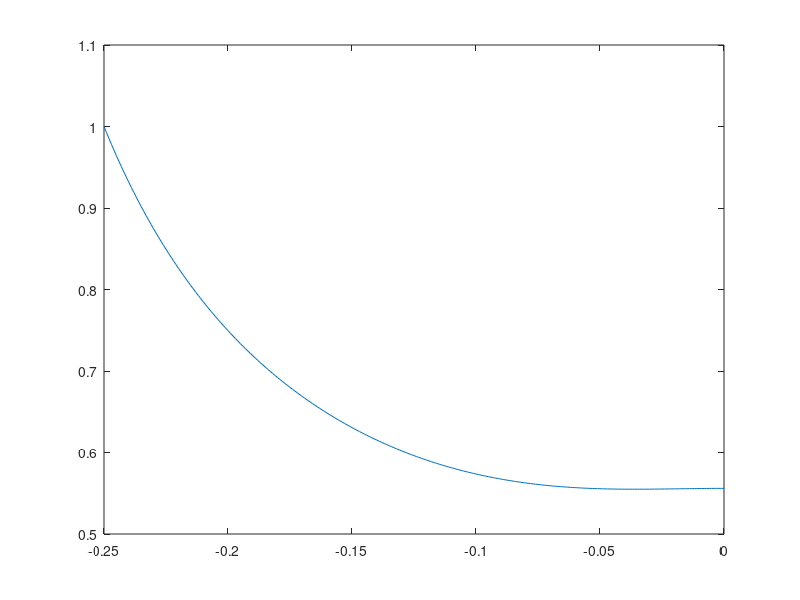
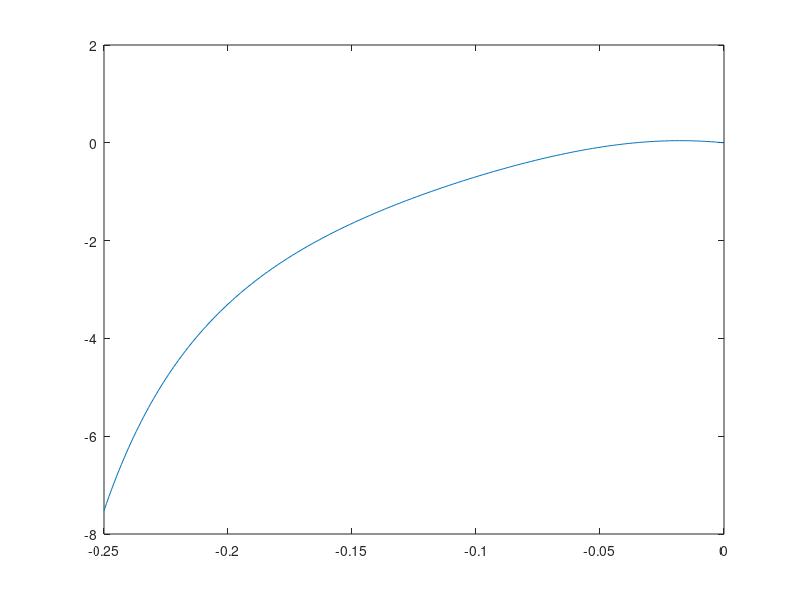
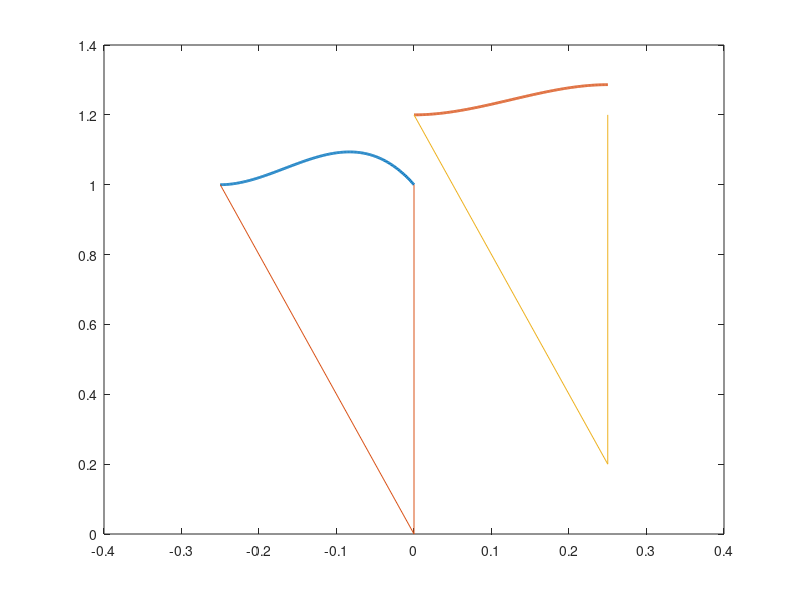

Write MATLAB code to recreate these figures, in order. (Note: this script raises an error after producing the figures.)
clc;clear;close all;
g=9.81;

fstConst= [1 0 0 0];
fstObj =  1.0;
maxHeight=1.1;
maxLengthSquared=1.15^2;
stepUp=0.2;

%% First step
x=-0.25;
z=1;
dx=1.0;
dz=0.0;

X0=[x:0.001:0];
zf = 1.0;
dxf= 0;

energyICP = dx*dx-g*x*x/z;
if(energyICP<0)
    energyICP=0.0;
end
dxfICP = sqrt(energyICP);
dx0I = dx + x*sqrt(2*g*(maxHeight-z))/z;
xHeight = x + dx0I*(sqrt(2*g*(maxHeight-z))/g);
energyLimit = dx0I*dx0I-g*xHeight*xHeight/z;
if(energyLimit<0)
    energyLimit=0;
end
dxfLimit = sqrt(energyLimit);

dxf=dxfLimit;
alpha=(dxfICP-dxf)/30;

A = [fstConst;
    1 x x^2 x^3 ; % x^4
    0 1 2*x 3*x^2 ; % 4*x^3
    (3/2)*g*x^2 g*x^3 (3/4)*g*x^4 (3/5)*g*x^5 ]; % (3/6)*g*x^6

Ainv= inv(A);
iter = 0;
for i=1:100000
k = (1/2)*(dx*z - dz*x)^2 + g*(x^2)*z-0.5*(zf^2)*(dxf^2);


c = Ainv*[fstObj z dz/dx k]';

c0 = c(1);
c1 = c(2);
c2 = c(3);
c3 = c(4);
c4=0;

xmax = (-2*c2-sqrt(4*c2^2-12*c3*c1))/(6*c3);

zmax = c0 + c1*xmax+c2*xmax^2+c3*xmax^3;
if (zmax<maxHeight) %&& (sqrt(x^2+z^2)*(g+(2*c2+6*c3*x).*dx^2)/(c0-c2*x^2-2*c3*x^3)<30)
    break
end

% xl2max1 = (-4*c2^2+sqrt((4*c2^2)^2-24*(c3^2)*(2+2*c1^2)))/(12*c3^2);
% xlmax1=-sqrt(abs(xl2max1));
% 
% l2max = xlmax1^2 + (c0 + c1*xlmax1+c2*xlmax1^2+c3*xlmax1^3)^2;
% if (l2max<maxLengthSquared)
%     break
% end

dxf=dxf+alpha;% + (l2max-maxLengthSquared)*0.01;
iter = iter+1;
end

%% Second step

% x1=-sqrt(c0/g)*dxf*0.66; %-0.319275
% z1= c0-stepUp;
% dx1=dxf;
% dz1=c1*dxf;

x1= x %-0.319275
z1=z
dx1=dx 
dz1=dz
X1=[x1:0.001:0];
zf1 = 1.0;
dxf1= dxfLimit;

A1 = [0 1 0 0;
    1 x1 x1^2 x1^3 ; % x^4
    0 1 2*x1 3*x1^2 ; % 4*x^3
    (3/2)*g*x1^2 g*x1^3 (3/4)*g*x1^4 (3/5)*g*x1^5 ]; % (3/6)*g*x^6

Ainv1= inv(A1);
iter1 = 0;
for i=1:100000
k1 = (1/2)*(dx1*z1 - dz1*x1)^2 + g*(x1^2)*z1-0.5*(zf1^2)*(dxf1^2);

c_1 = Ainv1*[0 z1 dz1/dx1 k1]';

c01 = c_1(1);
c11 = c_1(2);
c21 = c_1(3);
c31 = c_1(4);
c41=0;


xmax_1 = (-2*c21-sqrt(4*c21^2-12*c31*c11))/(6*c31);
zmax1 = c01 + c11*xmax_1+c21*xmax_1^2+c31*xmax_1^3;
if (zmax1<maxHeight) %&& (sqrt(x^2+z^2)*(g+(2*c2+6*c3*x).*dx^2)/(c0-c2*x^2-2*c3*x^3)<30) 
    break
end

% xl2max11 = (-4*c21^2+sqrt(16*c21^4-24*(c31^2)*(2+2*c11^2)))/(12*c31^2);
% xl2max21 = (-4*c21^2-sqrt(16*c21^4-24*(c31^2)*(2+2*c11^2)))/(12*c31^2);
% xlmax11=-abs(sqrt(max(xl2max11,xl2max21)));
% 
% l2max1 = xlmax11^2 + (c01 + c11*xlmax11+c21*xlmax11^2+c31*xlmax11^3)^2;
% if (l2max1<maxLengthSquared)
%     break
% end

dxf1=dxf1+alpha;% + (l2max-maxLengthSquared)*0.01;
iter1 = iter1+1;
end

%% plotting
Fx0=c0+c1.*X0+c2.*X0.^2+c3*X0.^3;
Fx1=c01+c11.*X1+c21.*X1.^2+c31*X1.^3;

dX0=(((c0^2)*(dxf^2) + (c0*X0.^2 - 0.5*c2*X0.^4 - (4/5)*c3*X0.^5)*g).^(0.5))./(c0 - c2*X0.^2 - 2*c3*X0.^3);
dX0dx1 = (c0^2)*(dxf^2)*(2*c2 + 6*c3.*X0);
dX0dx2 = g*(c0^2 + 2*c0*c3*X0.^3 + (c3*X0.^5).*(-0.6*c2-0.8*c3.*X0));
dX0dx3 = (c0 + (X0.^2).*(-c2 -2*c3*X0)).^2;
dX0dx4 = ((c0^2)*(dxf^2) + (c0*X0.^2 - 0.5*c2*X0.^4 - (4/5)*c3*X0.^5)*g).^(0.5);
dX0dx = X0.*(dX0dx1 + dX0dx2)./(dX0dx3.*dX0dx4);



figure;
plot(X0,dX0);
figure;
plot(X0,dX0dx);

figure;
plot(X0,Fx0,'linewidth',2);
hold on;
line([0,x],[0,z])
line([0,0],[0,c0])
plot(X1-x1,Fx1+stepUp,'linewidth',2);
line([-x1,0],[stepUp,stepUp+z1]);
line([-x1,-x1],[stepUp,stepUp+zf1]);
circle(0,0,sqrt(maxLengthSquared));
circle(-x1,0+stepUp,sqrt(maxLengthSquared));
% Xline=[-1:0.01:1];
% Zmax= 0*Xline+maxHeight;
% hold on;
% plot(Xline,Zmax);
axis([-0.4 0.4 0.0 1.5])
xlabel('x','FontSize', 35)
ylabel('z','FontSize', 35)
grid off;
legend(num2str(dxf),num2str(dxf1));
axis equal
axis([-0.4 0.4 0.0 1.5])
iter
opts.Format = 'eps';
opts.Color = 'CMYK';
opts.Resolution = 10000000;
set(gca,'LineWidth',1)
set(gca,'GridAlpha',0.4)
%exportfig(gcf,'cubicPolMultiStepUp.eps', opts)

u = (g+(2*c2+6*c3*x).*dx^2)/(c0-c2*x^2-2*c3*x^3);
% figure;
% plot(X,u);
% axis([-0.3 0 0 100]);
fgr = 10*sqrt(z^2+x^2)*u
time_est= ((c0 + c1*x +c2*x^2+c3*x^3)/(c1 + 2*c2*x + 3*c3*x^2))%+c0/c1


X=-1:0.0001:1;
Y=c0+c1.*X+c2.*X.^2+c3*X.^3;
X1=-1:0.0001:1;
Y1=c01+c11.*X+c21.*X.^2+c31*X.^3;
figure;
pz=plot(X,Y,'LineWidth',3);
hold on;
pdz = plot(X1,Y1,'LineWidth',3);


%circle(0,0,sqrt(maxLengthSquared));
Xline=[-1:0.01:1];
Zmax= 0*Xline+maxHeight;
hold on;
plot(Xline,Zmax,'LineStyle', '-.','LineWidth',1);
axis equal
axis([-0.5 0 0.8 1.3])
ylabel('Height [m]','FontSize', 18)
xlabel('Horizontal Position [m]','FontSize', 18)
xticks([-0.5:0.1:0.0])
yticks([0.8:0.1:1.3])
grid off;
%exportfig(gcf,'cubicPolAndLine.eps', opts)
legend([pz pdz],{'$z_f=1.0$','$\frac{\dot{z}_f}{\dot{x}_f}=0.0$'},'Interpreter','latex','FontSize',16)
% legend([pz pdz],{'z_f=0','/frac{/dot{z}_f}{/dot{x}_f}','Interpreter','latex'})
opts.Format = 'eps';
opts.Color = 'CMYK';
opts.Resolution = 10000000;
%set(gca,'LineWidth',1)
set(gca,'GridAlpha',0.4)
%exportfig(gcf,'PolynomialvsHeight.eps', opts)

fx=c0+c1*x+c2*x^2+c3*x^3;
dfx=c1+2*c2*x+3*c3*x^2;
ddfx=2*c2 +6*c3*x;

b = inv([1 0 0; 0 1 0; 0 0 2;])*[1 0 ddfx*dx^2]';


% tspan = [0:0.01:150];
% [t,y] =ode45(@qfunOptimizationHandwritten, tspan, [x;dx;z;dz]);
